Frame 1 (no input): blank canvas, image omitted
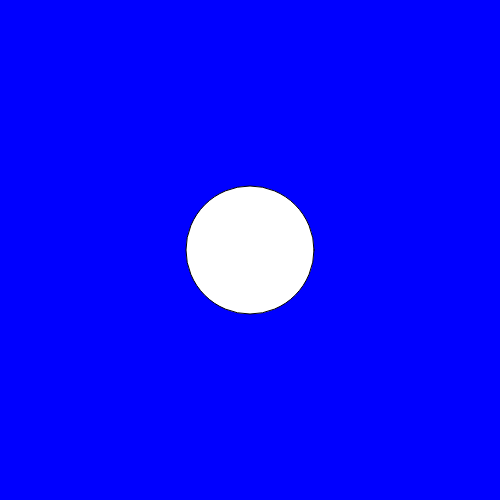
Frame 60 (no input)
Frame 120 (the mouse pressed at the canvas centre since frame 60): identical to frame 60, image omitted

The p5.js sketch that drew this single still picture (run headless with seeded random() and noise() and a simulated clock; from frame 60 on, the mouse is pressed at the canvas centre):

// p5.js sketch
// ── sketch.js
/**
 * Yourfirstand Lastname
 * IGME-101: Assignment Name, m/d/19
 * Summarization of sketch activity
 */

"use strict"; //catch some common coding errors


/**
 * setup :
 */
function setup() {
   createCanvas(500, 500);
   background("Blue");
}

let circleSize = 10

/**
 * draw :
 */
function draw() {
   //resets background
   background("Blue");
   ellipse(250,250,circleSize,circleSize);
   circleSize = circleSize + 2;
}

function mousePressed() {
   circleSize = 10;
}
